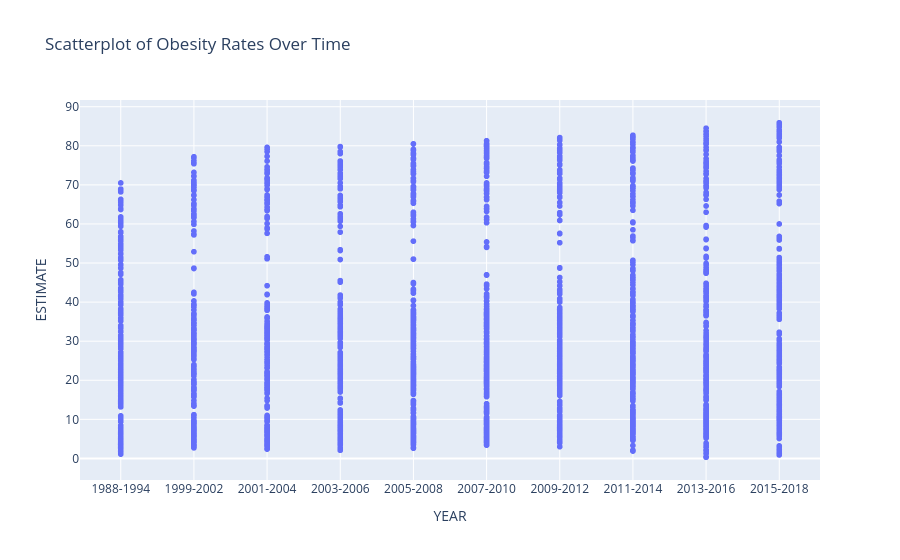

Source (notebook cell):
### Code cell
#Scatter plot of obesity rates over time
fig6 = px.scatter(
    wt,
    x="YEAR",
    y="ESTIMATE",
    title="Scatterplot of Obesity Rates Over Time")
fig6.show()

### Figure 1 — Plotly figure (JSON) as saved in the notebook; plotly's stock layout.template omitted (floating-point values rounded to 4 significant figures; data arrays with more than 128 entries replaced by an {"elided": "..."} marker saying what was removed)
{"data": [{"hovertemplate": "YEAR=%{x}<br>ESTIMATE=%{y}<extra></extra>", "legendgroup": "", "marker": {"color": "#636efa", "symbol": "circle"}, "mode": "markers", "name": "", "showlegend": false, "type": "scattergl", "x": {"elided": "3360 str values"}, "xaxis": "x", "y": {"elided": "3360 float values"}, "yaxis": "y"}], "layout": {"legend": {"tracegroupgap": 0}, "title": {"text": "Scatterplot of Obesity Rates Over Time"}, "xaxis": {"anchor": "y", "domain": [0, 1], "title": {"text": "YEAR"}}, "yaxis": {"anchor": "x", "domain": [0, 1], "title": {"text": "ESTIMATE"}}}}
